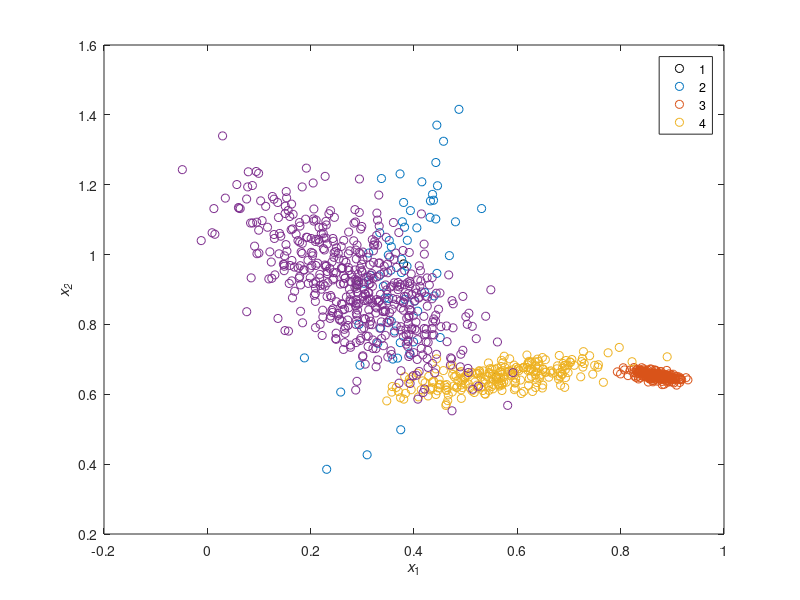

The MATLAB source for this figure:
% Daniel Birch
% dbirch@bu.edu

% Class ids are sorted by increasing frequency
% Clean up
clc;
clear all;
close all;
rng('shuffle');

% User-defined parameters
numberOfClusters = 4;
nPoints = 1000; % Number of points
d = 2; % Number of dimensions (features)
radiusScale = 0.05;% Length scale of an individual cluster
allowCovariances = true;
saveData = true;

% Generate the name for the saved data
if (saveData)
    fileName = ['gaussian_clusters_', datestr(now, 'yyyy_mm_dd_HH_MM_SS')];
end

% Assign random probabilities to each cluster
p = exp(randn(numberOfClusters, 1));%log-normal probabilities
p = p / sum(p);%Normalize
p = sort(p);

% Generate random means covariances for each class
mu = rand(numberOfClusters, d); %exp(randn(numberOfClusters, d));
sigma = radiusScale * exp(randn(numberOfClusters, d)) / exp(0.5);

covMatrices = NaN(numberOfClusters, d, d);
for n = 1:numberOfClusters
    if allowCovariances
        [Q,~] = qr(randn(d,d));% Generate an orthogonal matrix from the 
                               % Haar distribution
        C = transpose(Q)*diag(sigma(n,:))*Q;% Generate the covariance matrix                     
    else
        C = diag(sigma(n,:));
    end
    
    covMatrices(n,:,:) = C;
end


% Allocate space
y = NaN(nPoints, 1);
x = randn(nPoints, d);

% Main loop
for n = 1:nPoints
    r = rand(1);
    
    thisClass = find( r < cumsum(p) , 1, 'first');
    x(n,:) = x(n,:) * squeeze(covMatrices(thisClass,:,:)) + mu(thisClass, :);
    y(n) = thisClass;
end

% Plot the data
if (d == 2)
    figure;
    plot(mu(:,1), mu(:,2), 'ko');
    hold on;
    gscatter(x(:,1), x(:,2), y);
    xlabel('{\itx}_1');
    ylabel('{\itx_2}');
end

% Put the data into cell arrays
clusters = cell(numberOfClusters, 1);
for thisK = 1:numberOfClusters
    clusters{thisK} = x(y == thisK, :);
end


if saveData
    save(fileName);
    disp(['Data saved as ', fileName]);
end
